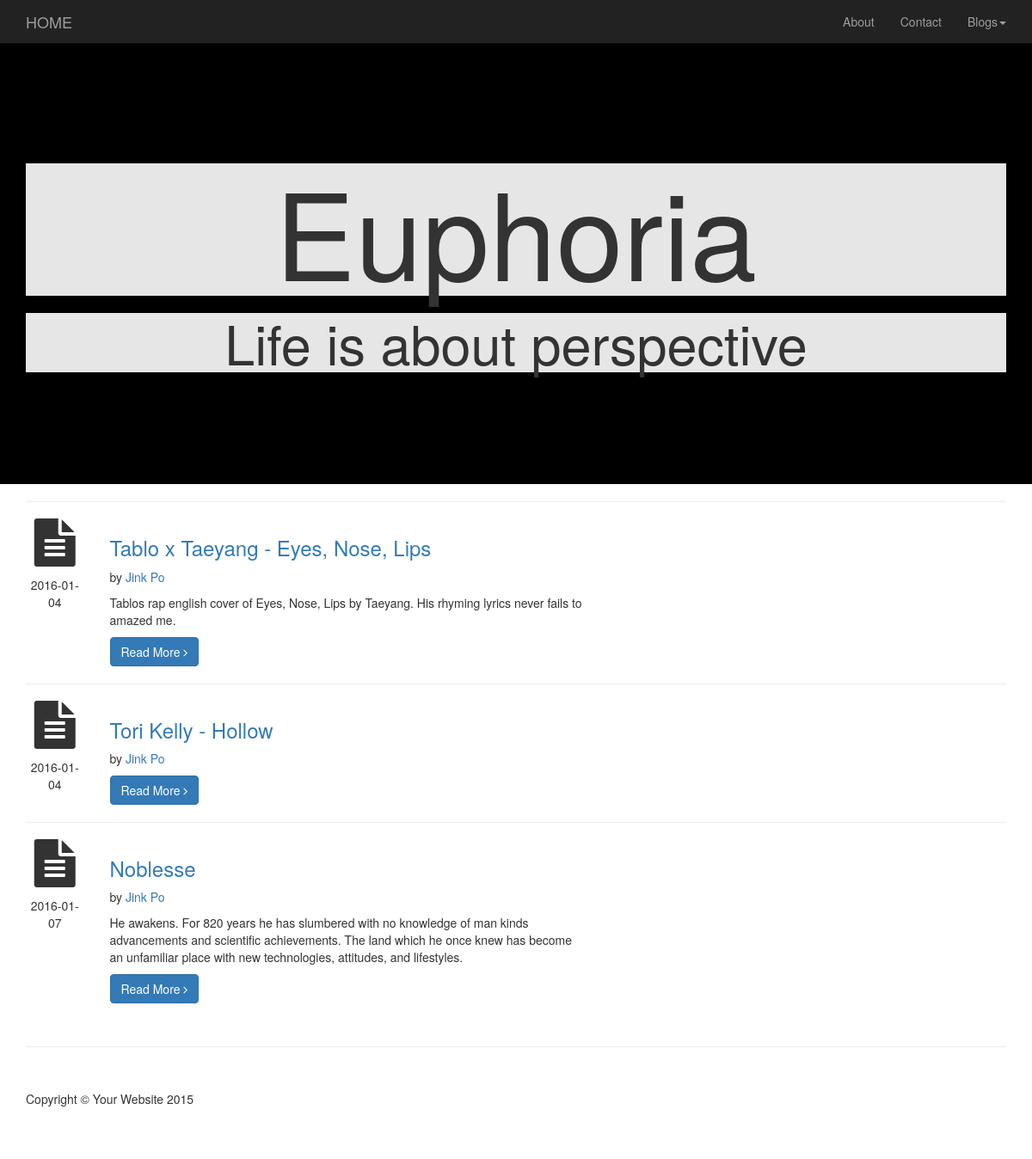
The page / on the database its author committed.
### tables this page shows
CREATE TABLE IF NOT EXISTS `blog` (
  `ID_blogs` int(11) NOT NULL AUTO_INCREMENT,
  `Title` varchar(100) NOT NULL,
  `ID_category` int(11) NOT NULL,
  `DatePost` date NOT NULL,
  `Image` varchar(100) DEFAULT NULL,
  `Firstline` varchar(2000) NOT NULL,
  `Secondline` varchar(5000) NOT NULL,
  `ImageA` varchar(100) DEFAULT NULL,
  `ImageB` varchar(100) DEFAULT NULL,
  `ImageC` varchar(100) DEFAULT NULL,
  `ImageD` varchar(100) DEFAULT NULL,
  `ImageE` varchar(100) DEFAULT NULL,
  PRIMARY KEY (`ID_blogs`)
);

### index.php (the view, shortened to what this page needs)
<!DOCTYPE html>
<html lang="en">
<head>
    <link href="css/bootstrap.min.css" rel="stylesheet">
    <link href="css/one-page-wonder.css" rel="stylesheet">
     <link href="font-awesome/css/font-awesome.min.css" rel="stylesheet" type="text/css">
</head>
<body>
    <nav class="navbar navbar-inverse navbar-fixed-top" role="navigation">
        <div class="container">
            <div class="navbar-header">
                <a class="navbar-brand" href="index.php">HOME</a>
            </div>
            <div class="collapse navbar-collapse" id="bs-example-navbar-collapse-1">
                <ul class="nav navbar-nav navbar-right">
                    <li>
                        <a href="about.php">About</a>
                    </li>
                    <li>
                        <a href="contact.php">Contact</a>
                    </li>
                    <li class="dropdown">
                        <a href="#" class="dropdown-toggle" data-toggle="dropdown">Blogs<b class="caret"></b></a>
            </div>
        </div>
    </nav>
    <header class="header-image">
        <div class="headline">
            <div class="container">
                <h1>Euphoria</h1>
                <h2>Life is about perspective</h2>
            </div>
        </div>
    </header>
        <div class="container">
        <?php
        include "config.php";
              $sql = "SELECT * FROM blog ORDER BY ID_blogs DESC LIMIT 3";
              $rs=$conn->query($sql);
                        if ($rs->num_rows > 0)
                        {
                               while($row = $rs->fetch_assoc())
                               {
                                 echo"<hr>";
                                    echo'<div class="row">';
                                        echo'<div class="col-md-1 text-center">';
                                            echo'<p><i class="fa fa-file-text fa-4x"></i></p>';
                                            echo'<p name="DatePost">'.$row['DatePost'].'</p>';
                                        echo"</div>";
                                       echo '<div class="col-md-6">';
                                           echo"<h3>";
                                               echo '<a href="blog-post.php?id='.$row['ID_blogs'].'" name="Title">'.$row['Title'].'</a>';
                                           echo "</h3>";
                                            echo'<p>by <a href="about.php">Jink Po</a></p>';
                                           echo '<p name="Firstline">'.$row['Firstline'].'</p>';
                                           echo '<a class="btn btn-primary" name="Read More" href="blog-post.php?id='.$row['ID_blogs'].'">Read More <i class="fa fa-angle-right"></i></a>';
                                       echo "</div>";
                                    echo"</div>";
                              }
                        }
?>
        <hr class="featurette-divider">
        <footer>
            <div class="row">
                <div class="col-lg-12">
                    <p>Copyright &copy; Your Website 2015</p>
                </div>
            </div>
        </footer>
    </div>
</body>
</html>

### css/one-page-wonder.css (style rules this page uses)
body { margin-top: 50px; }
.header-image { display: block; width: 100%; text-align: center; background: black; -webkit-background-size: cover; -moz-background-size: cover; background-size: cover; -o-background-size: cover; }
.headline { padding: 120px 0; }
.headline h1 { font-size: 130px; background: #fff; background: rgba(255,255,255,0.9); }
.headline h2 { font-size: 77px; background: #fff; background: rgba(255,255,255,0.9); }
.featurette-divider { margin: 80px 0; }
footer { margin: 50px 0; }
@media (max-width:1200px) { .headline h1 { font-size: 140px; } }
@media (max-width:1200px) { .headline h2 { font-size: 63px; } }
@media (max-width:1200px) { .featurette-divider { margin: 50px 0; } }

### rows shown on the page
blog: DatePost "2016-01-04", Title "Tablo x Taeyang - Eyes, Nose, Lips", Firstline "Tablos rap english cover of Eyes, Nose, Lips by Taeyang. His rhyming lyrics never fails to amazed me."
blog: DatePost "2016-01-04", Title "Tori Kelly - Hollow"
blog: DatePost "2016-01-07", Title "Noblesse", Firstline "He awakens. For 820 years he has slumbered with no knowledge of man kinds advancements and scientific achievements. The land which he once knew has become an unfamiliar place with new technologies, attitudes, and lifestyles."
